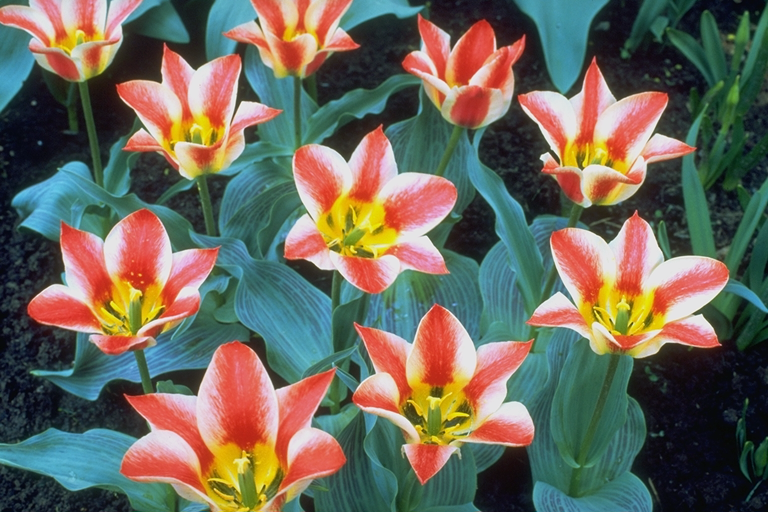
//> input picture exposicion/umbrales/tulips.png, 768 x 512 px
$ ./main   (built with g++ and OpenCV 4)
//> lines starting //> are read from the running program, lines starting //| are printed output that depends on the picture; after the words box and inside, x2 and y2 are one past the last pixel; in counts of white or black regions, pixels touching at a corner belong together
#include <opencv2/opencv.hpp>
#include <iostream>
#include <vector>
#include <cmath>

using namespace cv;
using namespace std;

/**
 * Segmentación de imágenes usando el modelo ICM (Intersecting Cortical Model)
 */
int main() {
    // Parámetros fijos
    string imgPath = "../tulips.png";
    int MAX_ITERATION = 20;
    float h = 20.0f;

    // Cargar imagen
    Mat img = imread(imgPath);
//> img is the input picture: 512 rows x 768 cols, CV_8UC3; mean B, G, R 91.1, 104, 109.5
    if (img.empty()) {
        cerr << "Error: No se pudo cargar la imagen " << imgPath << endl;
        cerr << "Asegúrate de que 'tulips.png' esté en el directorio de trabajo del proyecto." << endl;
        return -1;
    }

    cout << "Imagen cargada: " << img.cols << "x" << img.rows << endl;
//| Imagen cargada: 768x512
    cout << "Parámetros: Iteraciones=" << MAX_ITERATION << ", h=" << h << endl;

    // Mostrar imagen original
    imshow("Original", img);

    // ------------------------------------------------------------
    // Inicializar parámetros del modelo ICM
    // ------------------------------------------------------------
    float delta = 1.0f / MAX_ITERATION;

    Mat net = Mat::zeros(img.rows, img.cols, CV_32FC1);
    Mat output = Mat::zeros(img.rows, img.cols, CV_32FC1);
    Mat threshold = Mat::ones(img.rows, img.cols, CV_32FC1);
    Mat image = Mat::zeros(img.rows, img.cols, CV_32FC1);

    vector<Mat> iterationsOutput;

    // ------------------------------------------------------------
    // Normalizar imagen a escala de grises en rango [0, 1]
    // ------------------------------------------------------------
    Mat gray;
    cvtColor(img, gray, COLOR_BGR2GRAY);
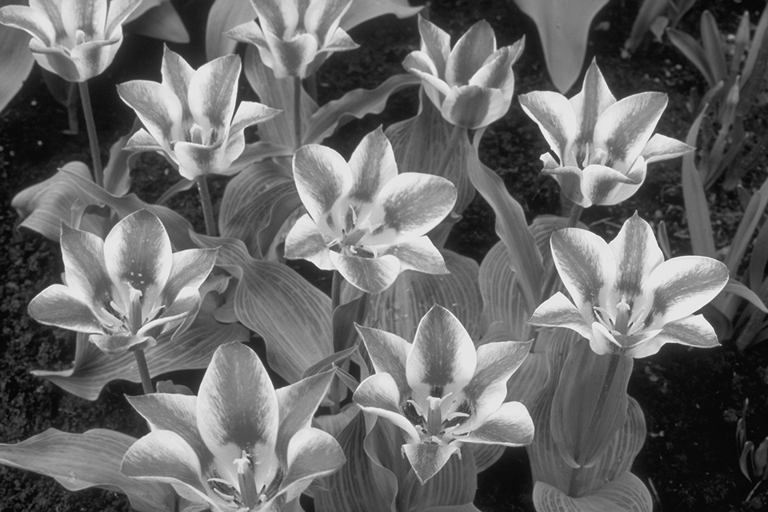
//> gray: 512 rows x 768 cols, CV_8UC1; min 4, max 244, mean 104.2
    gray.convertTo(image, CV_32FC1, 1.0 / 255.0);

    // ------------------------------------------------------------
    // Iterar el modelo ICM
    // ------------------------------------------------------------
    for (int k = 1; k <= MAX_ITERATION; k++) {
        cout << "Iteración " << k << "/" << MAX_ITERATION << endl;

        float lamda = 1.0f / (MAX_ITERATION + k);

        for (int i = 1; i < image.rows - 1; i++) {
            for (int j = 1; j < image.cols - 1; j++) {
                float centerVal = image.at<float>(i, j);

                float weight =
                    (1 - abs(centerVal - image.at<float>(i-1, j))) +
                    (1 - abs(centerVal - image.at<float>(i+1, j))) +
                    (1 - abs(centerVal - image.at<float>(i, j-1))) +
                    (1 - abs(centerVal - image.at<float>(i, j+1))) +
                    0.5f * (1 - abs(centerVal - image.at<float>(i-1, j-1))) +
                    0.5f * (1 - abs(centerVal - image.at<float>(i-1, j+1))) +
                    0.5f * (1 - abs(centerVal - image.at<float>(i+1, j-1))) +
                    0.5f * (1 - abs(centerVal - image.at<float>(i+1, j+1)));

                net.at<float>(i, j) = net.at<float>(i, j) - lamda + centerVal + weight;

                threshold.at<float>(i, j) = threshold.at<float>(i, j) - delta +
                                           h * output.at<float>(i, j);

                output.at<float>(i, j) = (net.at<float>(i, j) > threshold.at<float>(i, j)) ? 1.0f : 0.0f;
            }
        }

        Mat iterOutput;
        output.convertTo(iterOutput, CV_8U, 255.0);
        iterationsOutput.push_back(iterOutput.clone());
    }
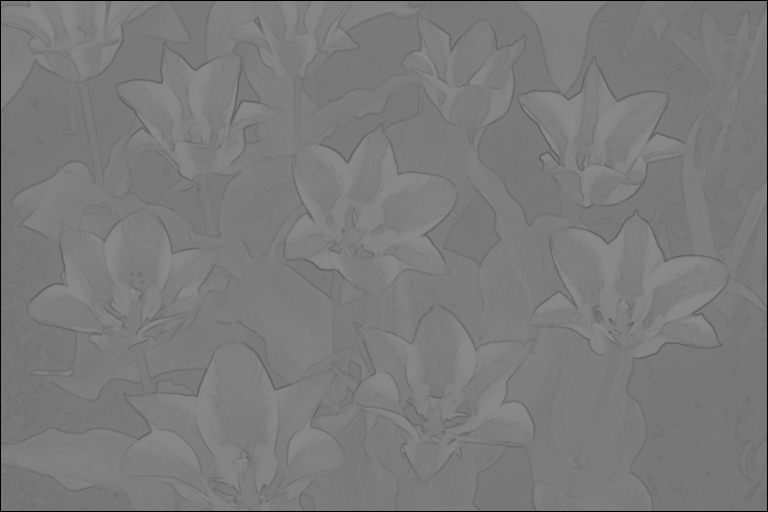
//> net: 512 rows x 768 cols, CV_32FC1; min 0, max 137.3, mean 123.4
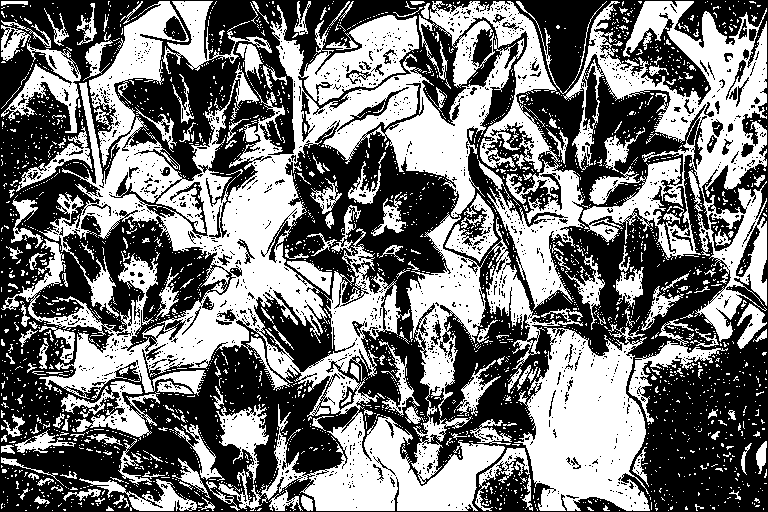
//> output: 512 rows x 768 cols, CV_32FC1; values 0 (black) and 1 (white), 46.5% white; 2755 white regions (2537 under 20 px), largest, box (x1, y1, x2, y2) and area: (1, 1, 524, 511) 75725, (563, 1, 767, 342) 23975, (514, 324, 650, 511) 16142

    // ------------------------------------------------------------
    // Mostrar resultados
    // ------------------------------------------------------------
    int colsPerRow = 5;
    int rowsGrid = (int)ceil((double)iterationsOutput.size() / colsPerRow);
//> rowsGrid = 4
    Mat grid(rowsGrid * img.rows, colsPerRow * img.cols, CV_8U);
    grid.setTo(0);

    for (size_t idx = 0; idx < iterationsOutput.size(); idx++) {
        int r = idx / colsPerRow;
        int c = idx % colsPerRow;
        Rect roi(c * img.cols, r * img.rows, img.cols, img.rows);
        iterationsOutput[idx].copyTo(grid(roi));
    }
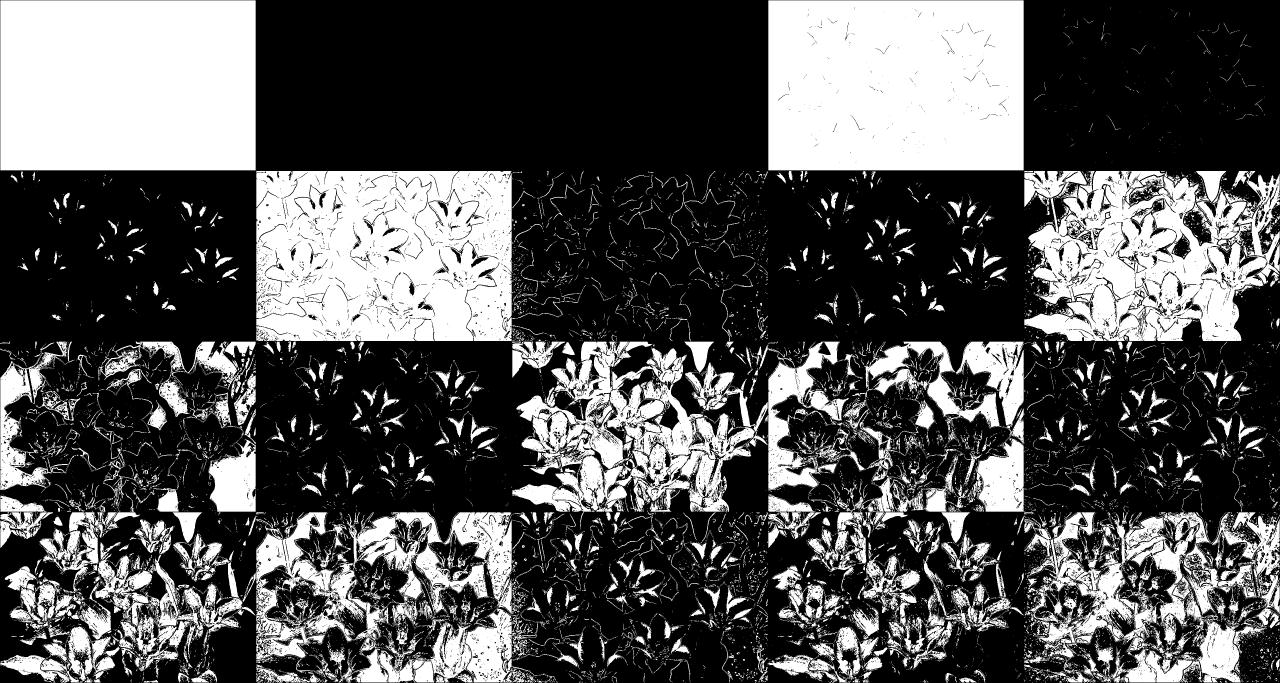
//> grid: 2048 rows x 3840 cols, CV_8UC1 (shown at 1/3 size); 33.7% white; 19693 white regions (17498 under 20 px), largest, box (x1, y1, x2, y2) and area: (1, 1, 767, 511) 390660, (2305, 1, 3071, 511) 389322, (769, 513, 1535, 1023) 363321

    namedWindow("Evolucion ICM", WINDOW_NORMAL);
    imshow("Evolucion ICM", grid);

    namedWindow("Segmentacion Final ICM", WINDOW_NORMAL);
    imshow("Segmentacion Final ICM", iterationsOutput.back());

    waitKey(0);
    return 0;
}
